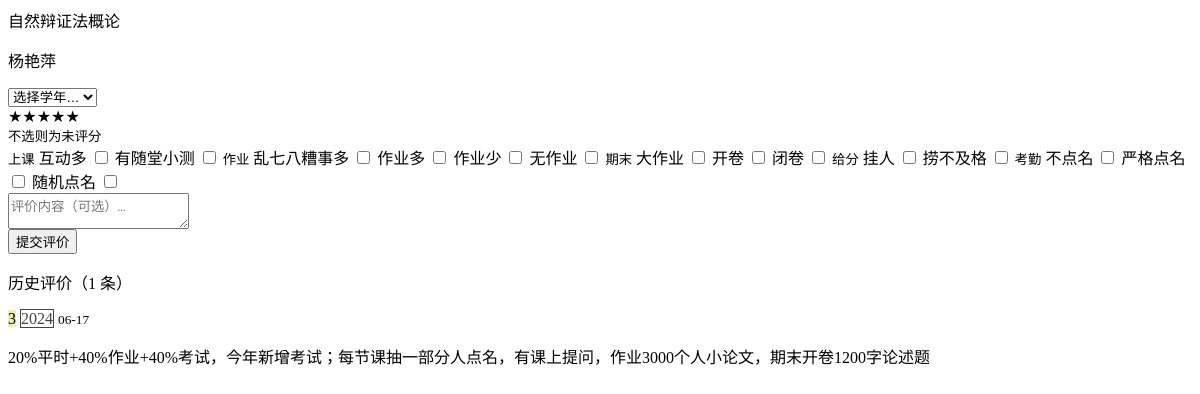
Before: /course/2/teacher/4/panel with the older database file.
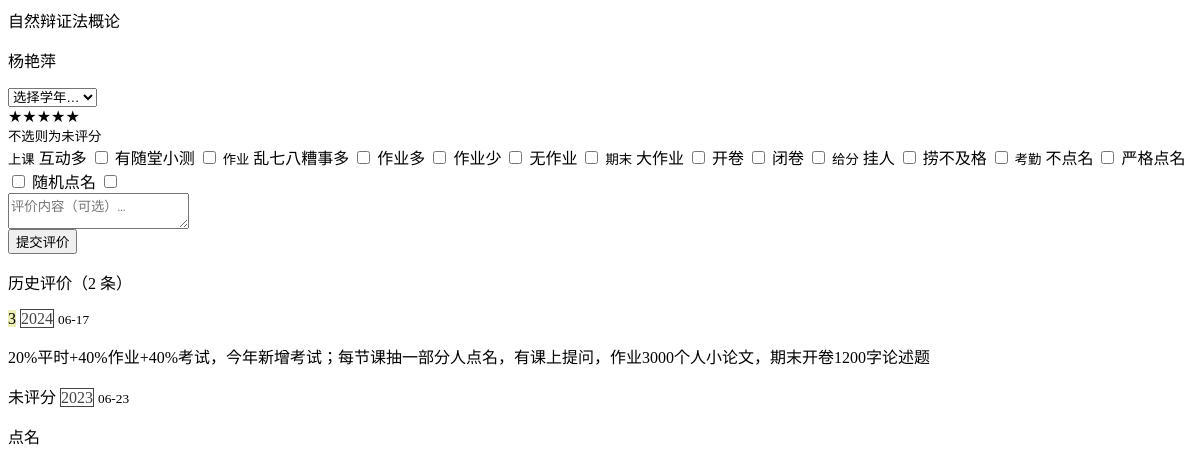
After: the same page with the newer database file.
### models.py (models this page shows)
class Tag(db.Model):
    id = db.Column(db.Integer, primary_key=True)
    category = db.Column(db.String(20), nullable=False)
    label = db.Column(db.String(30), nullable=False)
    __table_args__ = (db.UniqueConstraint('category', 'label'),)

class Evaluation(db.Model):
    id = db.Column(db.Integer, primary_key=True)
    course_id = db.Column(db.Integer, db.ForeignKey('course.id'), nullable=False)
    teacher_id = db.Column(db.Integer, db.ForeignKey('teacher.id'), nullable=False)
    year = db.Column(db.Integer, nullable=False)
    rating = db.Column(db.Integer, nullable=True)  # 1-5, optional
    comment = db.Column(db.Text)
    submitter_ip = db.Column(db.String(45), nullable=False)
    created_at = db.Column(db.DateTime, default=datetime.utcnow)
    course = db.relationship('Course', back_populates='evaluations')
    teacher = db.relationship('Teacher', back_populates='evaluations')
    tags = db.relationship('Tag', secondary=evaluation_tag)
    __table_args__ = (
        db.UniqueConstraint('course_id', 'teacher_id', 'year', 'submitter_ip',
                            name='uq_one_eval_per_ip'),
    )

### routes/main.py (the view)
@bp.route('/course/<int:course_id>/teacher/<int:teacher_id>/panel')
def teacher_panel(course_id, teacher_id):
    course = Course.query.get_or_404(course_id)
    teacher = Teacher.query.get_or_404(teacher_id)
    if teacher not in course.teachers:
        abort(404)
    evaluations = (Evaluation.query
                   .filter_by(course_id=course_id, teacher_id=teacher_id)
                   .order_by(Evaluation.year.desc(), Evaluation.created_at.desc())
                   .all())
    ip = get_client_ip()
    year_submitted = set() if Config.ALLOW_MULTI_EVAL else {e.year for e in Evaluation.query.filter_by(
        course_id=course_id, teacher_id=teacher_id, submitter_ip=ip).all()}
    my_eval_ids = {e.id for e in evaluations if e.submitter_ip == ip}
    tags = Tag.query.order_by(Tag.category, Tag.label).all()
    tag_groups = {}
    for t in tags:
        tag_groups.setdefault(t.category, []).append(t)
    return render_template('partials/teacher_panel.html',
                           course=course, teacher=teacher,
                           evaluations=evaluations, year_submitted=year_submitted,
                           my_eval_ids=my_eval_ids,
                           tag_groups=tag_groups, years=Config.YEARS)

### app.py (called while the page is built)
def create_app():
    app = Flask(__name__)
    app.config.from_object(Config)
    db.init_app(app)
    login_manager = LoginManager(app)
    login_manager.login_view = 'admin.login'
    login_manager.login_message = '请先登录'
    @login_manager.user_loader
    def load_user(user_id):
        return Admin.query.get(int(user_id))
    @app.context_processor
    def inject_globals():
        cfg = SiteConfig.query.get('announcement')
        return {'announcement': cfg.value if cfg else '', 'st_abbr': Config.STUDENT_TYPE_ABBR}
    from routes.main import bp as main_bp
    from routes.admin import bp as admin_bp
    app.register_blueprint(main_bp)
    app.register_blueprint(admin_bp, url_prefix='/admin')
    return app

### routes/main.py (called while the page is built)
@bp.before_request
def _track_online():
    ip = get_client_ip()
    now = datetime.utcnow()
    _online[ip] = now
    cutoff = now - timedelta(minutes=5)
    for k in [k for k, v in list(_online.items()) if v < cutoff]:
        del _online[k]

def get_client_ip():
    return request.headers.get('X-Forwarded-For', request.remote_addr).split(',')[0].strip()

### templates/partials/teacher_panel.html (shortened to what this page needs)
<p class="fw-semibold mb-1">{{ course.name }}</p>
<p class="text-muted small mb-3">{{ teacher.name }}</p>
<form class="eval-form mb-4" data-panel="/course/{{ course.id }}/teacher/{{ teacher.id }}/panel">
  <div class="mb-2">
    <select class="form-select form-select-sm" name="year">
      <option value="">选择学年…</option>
    </select>
  </div>
  <div class="mb-2">
    <div class="rating-stars panel-stars">
      {% for i in range(1,6) %}<span class="star" data-v="{{ i }}">★</span>{% endfor %}
    </div>
    <small class="text-muted">不选则为未评分</small>
  </div>
  {% if tag_groups %}
  <div class="mb-2">
    {% for category, tags in tag_groups.items() %}
      <small class="text-muted d-block mb-1">{{ category }}</small>
      {% for tag in tags %}
        <span class="badge bg-light text-dark border tag-btn me-1 mb-1" data-id="{{ tag.id }}">{{ tag.label }}</span>
        <input type="checkbox" name="tags" value="{{ tag.id }}" id="ptag{{ tag.id }}" class="d-none">
      {% endfor %}
    {% endfor %}
  </div>
  {% endif %}
  <textarea class="form-control form-control-sm mb-2" name="comment" rows="2" maxlength="500" placeholder="评价内容（可选）…"></textarea>
  <div class="d-flex align-items-center gap-2">
    <button class="btn btn-sm btn-primary" type="submit">提交评价</button>
  </div>
</form>
<p class="text-muted small mb-2">历史评价（{{ evaluations|length }} 条）</p>
{% for ev in evaluations %}
  <div class="card mb-2">
    <div class="card-body py-2 px-3">
      <div class="d-flex align-items-center gap-2 mb-1">
        {% if ev.rating %}
          {% set hue = ((ev.rating - 1) / 4 * 120) | int %}
          <span class="fw-semibold px-2 rounded-1" style="background:hsl({{ hue }},60%,82%);min-width:1.6em;text-align:center">{{ ev.rating }}</span>
        {% else %}
          <span class="text-muted small px-2">未评分</span>
        {% endif %}
        <span class="fw-semibold px-2 rounded-1" style="border:1.5px solid #444;color:#444">{{ ev.year }}</span>
        <small class="text-muted">{{ ev.created_at.strftime('%m-%d') }}</small>
      </div>
      {% if ev.comment %}<p class="mb-0 mt-1 small">{{ ev.comment }}</p>{% endif %}
    </div>
  </div>
{% else %}
  <p class="text-muted small">暂无评价，来做第一个吧！</p>
{% endfor %}

Changed rows visible on the page:
added Evaluation: shows "未评分", year "2023", created_at "06-23", comment "点名"
Other visible differences:
{{ evaluations|length }}: "1" → "2"
